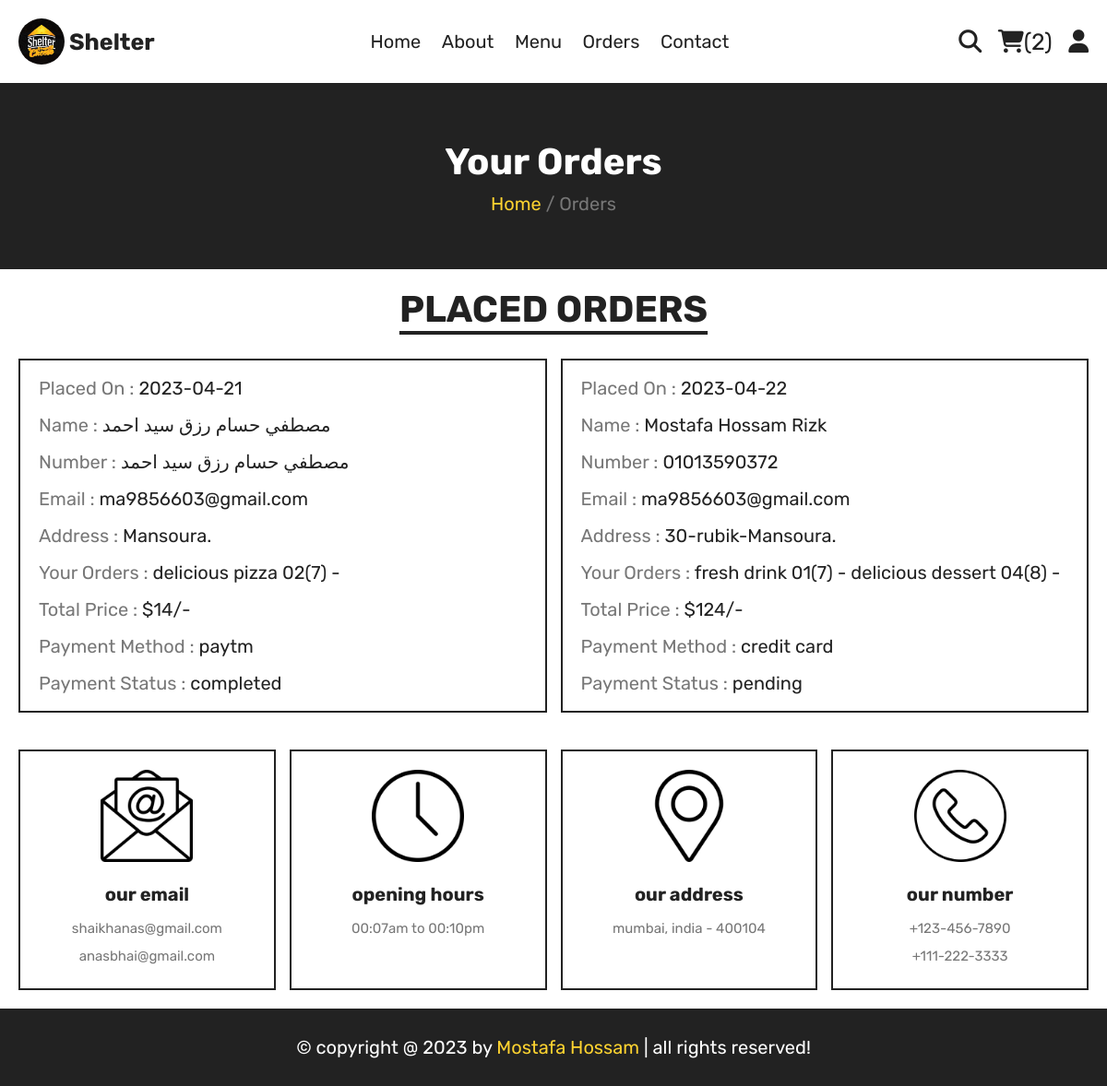
/orders.php (signed in), run on the app's committed database.
### tables this page shows
CREATE TABLE `orders` (
  `order_id` int(11) NOT NULL,
  `user_id` int(11) NOT NULL,
  `name` varchar(50) NOT NULL,
  `number` varchar(50) NOT NULL,
  `email` varchar(50) NOT NULL,
  `method` varchar(50) NOT NULL,
  `address` varchar(200) NOT NULL,
  `total_products` varchar(500) NOT NULL,
  `total_price` int(11) NOT NULL,
  `placed_on` date NOT NULL DEFAULT current_timestamp(),
  `payment_status` varchar(50) NOT NULL DEFAULT 'pending'
);

### components/user_session.php (called while the page is built, shortened)
<?php
if (isset($_SESSION['user_name']) && isset($_SESSION['user_id'])) {
    $user_id = $_SESSION['user_id'];
} else {
    header("location: login.php");
    exit();
}

### components/function.php (called while the page is built, shortened)
<?php
function getAllDate($table, $col = '', $value = '')
{
    global $connection;
    $condition = '';
    if ($value != '' && $col != '') {
        $condition = "WHERE `$col`='$value'";
    }
    $data = $connection->query("SELECT * FROM `$table` $condition");
    $data = $data->fetchAll(PDO::FETCH_ASSOC);
    return $data;
}

### orders.php (the view, shortened to what this page needs)
<?php
include_once("components/connection.php");
include_once("components/function.php");
include_once("components/user_session.php");
$my_orders = getAllDate('orders', 'user_id', $user_id);
?>
<?php include_once("components/user_navbar.php"); ?>
<div class="heading">
   <h3>your orders</h3>
   <p><a href="index.php">Home </a> <span> / Orders</span></p>
</div>
<section class="orders">
   <h1 class="title">placed orders</h1>
   <div class="box-container">
      <?php
      if (count($my_orders)) {
         foreach ($my_orders as $order) :
      ?>
            <div class="box">
               <p> Placed On : <span><?php echo $order['placed_on'] ?></span> </p>
               <p> Name : <span><?php echo $order['name'] ?></span> </p>
               <p> Number : <span><?php echo $order['number'] ?></span> </p>
               <p> Email : <span><?php echo $order['email'] ?></span> </p>
               <p> Address : <span><?php echo $order['address'] ?></span> </p>
               <p> Your Orders : <span><?php echo $order['total_products'] ?></span> </p>
               <p> Total Price : <span>$<?php echo $order['total_price'] ?>/-</span> </p>
               <p> Payment Method : <span><?php echo $order['method'] ?></span> </p>
               <p> Payment Status : <span><?php echo $order['payment_status'] ?></span> </p>
            </div>
      <?php
         endforeach;
      } else {
         echo "<div class='empty'>No Order Selected Yet !!</div>";
      }
      ?>
   </div>
</section>
<?php
include_once("components/user_footer.php");
?>

### css/style.css (style rules this page uses)
:root { --yellow: #fed330; --red: #e74c3c; --white: #fff; --black: #222; --light-color: #777; --border: 0.2rem solid var(--black); }
* { font-family: "Rubik", sans-serif; margin: 0; padding: 0; box-sizing: border-box; outline: none; border: none; text-decoration: none; transition: 0.2s linear; }
html { font-size: 62.5%; overflow-x: hidden; scroll-behavior: smooth; scroll-padding-top: 8rem; }
section { max-width: 1200px; margin: 0 auto; padding: 2rem; }
.title { text-align: center; margin-bottom: 3rem; font-size: 4rem; color: var(--black); text-transform: uppercase; text-decoration: underline; text-underline-offset: 1rem; }
.heading { background-color: var(--black); text-align: center; display: flex; align-items: center; justify-content: center; gap: 1rem; flex-flow: column; min-height: 20rem; }
.heading h3 { font-size: 4rem; color: var(--white); text-transform: capitalize; }
.heading p a { font-size: 2rem; color: var(--yellow); }
.heading p span { font-size: 2rem; color: var(--light-color); }
.orders .box-container { display: grid; grid-template-columns: repeat(auto-fit, minmax(30rem, 1fr)); gap: 1.5rem; align-items: flex-start; }
.orders .box-container .box { border: var(--border); padding: 1rem 2rem; }
.orders .box-container .box p { font-size: 2rem; color: var(--light-color); line-height: 2; }
.orders .box-container .box p span { color: var(--black); }

### data on the page
orders: placed_on "2023-04-21", name "مصطفي حسام رزق سيد احمد", number "مصطفي حسام رزق سيد احمد", email "ma9856603@gmail.com", address "Mansoura.", total_products "delicious pizza 02(7) -", total_price "14", method "paytm", payment_status "completed"
orders: placed_on "2023-04-22", name "Mostafa Hossam Rizk", number "01013590372", email "ma9856603@gmail.com", address "30-rubik-Mansoura.", total_products "fresh drink 01(7) - delicious dessert 04(8) -", total_price "124", method "credit card", payment_status "pending"

### other printed values
$count_product_in_cart "2"
date_format(date_create(), 'Y') "2023"
